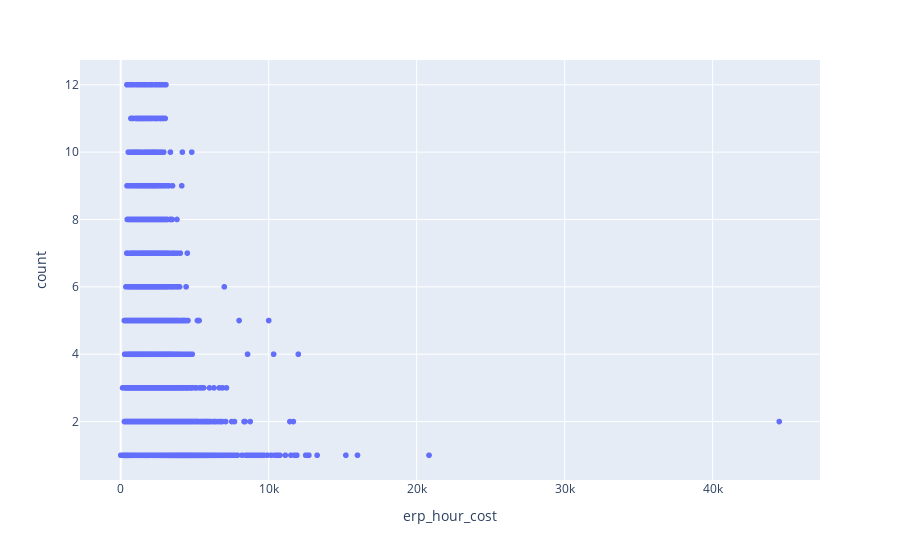

Notebook code for this chart:
### Code cell
q3 = erp_type01_cost_count.quantile(0.75) 
q1 = erp_type01_cost_count.quantile(0.25)

iqr = q3 - q1

def is_outlier(df):
    count = df['count']
    if count > q3['count'] + 1.5 * iqr['count'] or count < q1['count'] - 1.5 * iqr['count']:
        return True
    else:
        return False

erp_type01_cost_count['outlier'] = erp_type01_cost_count.apply(is_outlier, axis = 1)

erp_type01_cost_count_no=erp_type01_cost_count.loc[erp_type01_cost_count['outlier'] == False]

fig = px.scatter(erp_type01_cost_count_no, x="erp_hour_cost", y="count")
fig.show()

### Figure 1 — Plotly figure (JSON) as saved in the notebook; plotly's stock layout.template omitted (floating-point values rounded to 4 significant figures; data arrays with more than 128 entries replaced by an {"elided": "..."} marker saying what was removed)
{"data": [{"hovertemplate": "erp_hour_cost=%{x}<br>count=%{y}<extra></extra>", "legendgroup": "", "marker": {"color": "#636efa", "symbol": "circle"}, "mode": "markers", "name": "", "showlegend": false, "type": "scattergl", "x": {"elided": "4134 int values"}, "xaxis": "x", "y": {"elided": "4134 int values"}, "yaxis": "y"}], "layout": {"autosize": true, "legend": {"tracegroupgap": 0}, "margin": {"t": 60}, "xaxis": {"anchor": "y", "autorange": true, "domain": [0, 1], "range": [-2628.0, 47130.0], "title": {"text": "erp_hour_cost"}, "type": "linear"}, "yaxis": {"anchor": "x", "autorange": true, "domain": [0, 1], "range": [0.1483, 12.85], "title": {"text": "count"}, "type": "linear"}}}
